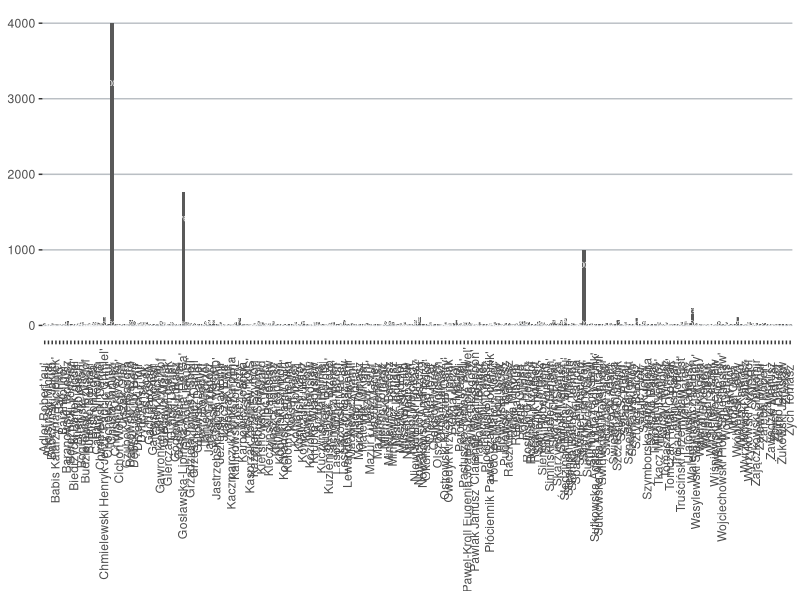
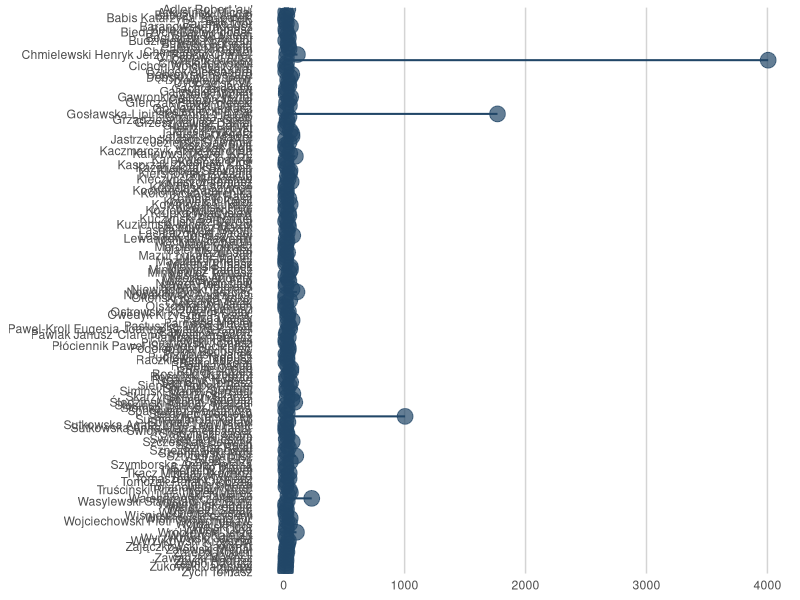
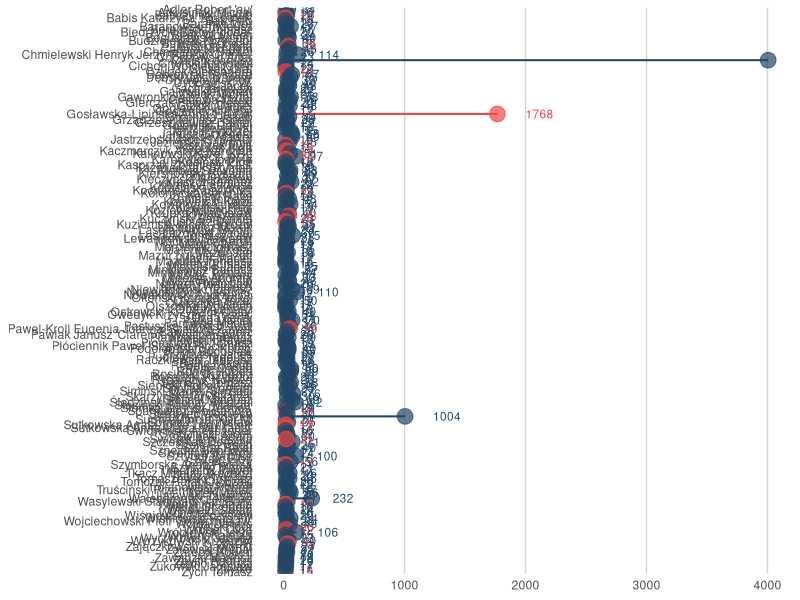

Source code (R) for these figures, in order:
library(readxl)
library(ggplot2)
library(tibble)
library(tidyverse)
#----------------------------------
#2 how many comics by surname 
#2nd method - adding rows while keeping 'sex/plec' column, then color-code them
#----------------------------------
plk_naz<-readxl::read_xlsx("polski_komiks.xlsx")
plec<-plk_naz$plec
#move surnames and add rows
plk_naz<-column_to_rownames(plk_naz, var = "nazwisko")
as.data.frame(plk_naz)
plk_naz_added<-as.data.frame(rowSums(plk_naz[, -1],  na.rm=TRUE))
plk_naz_added<-cbind(plk_naz_added, plec)
#add surnames
nazwiska<-rownames(plk_naz)
rownames(plk_naz_added) <- NULL
plk_added_z_naz <- cbind(plk_naz_added, nazwiska)
colnames(plk_added_z_naz)<-c("IloscPrac", "Plec", "Nazwisko")
plk_added_z_naz <- as.data.frame(plk_added_z_naz)
#eliminating people with x number of comics
plk_added_z_naz #podstawowy
plk_elim5_20<-plk_added_z_naz[(plk_added_z_naz$IloscPrac>=5 & plk_added_z_naz$IloscPrac<=20),]
plk_elim15<-plk_added_z_naz[(plk_added_z_naz$IloscPrac>=15),] #>15


#bar chart - surnames by 90 degrees
ggplot(plk_elim15, aes(y=plk_elim15$IloscPrac, x=plk_elim15$Nazwisko)) + 
  geom_bar( stat="identity")+
  geom_text(aes(label=plk_elim15$IloscPrac),position = position_stack(0.80), colour="white", size=2)+
  theme(axis.title.x=element_blank(), axis.title.y=element_blank(),
        panel.grid.major.y=element_line(colour="#babfc4"),
        panel.background=element_blank(), panel.grid.major.x=element_blank(),
        axis.text.x.bottom = element_text(angle=90, hjust=0.90, vjust=0.4))

#lollipop - whole chart by 90 degrees
#214667 blue #ee4642 coral ##5a5a5a grey
ggplot(plk_elim15, aes(y=plk_elim15$IloscPrac, x=fct_rev(plk_elim15$Nazwisko))) + 
  geom_segment( aes(xend=plk_elim15$Nazwisko, yend=0) , size=0.7, color="#214667")  +
  geom_point(size=5, color="#214667", fill=alpha("#214667", 0.2), alpha=0.7, shape=21)+
  theme(axis.title.x=element_blank(), axis.title.y=element_blank(),
        panel.grid.major.y=element_blank(), panel.grid.major.x=element_line(colour="#d4d4d4"),
        panel.background=element_blank(),  
        axis.ticks.y = element_blank(), axis.ticks.x = element_blank())+
  coord_flip()

#lollipop - whole chart by 90 degrees with color-coded sex
ggplot(plk_elim15, aes(y=plk_elim15$IloscPrac, x=fct_rev(plk_elim15$Nazwisko))) + 
  geom_segment(aes(xend=plk_elim15$Nazwisko, yend=0 ), 
               color=ifelse(plk_elim15$Plec %in% c("M"), "#214667", "#ee4642"), 
               size=0.7) +
  geom_point(color=ifelse(plk_elim15$Plec %in% c("M"), "#214667", "#ee4642"), 
             fill=ifelse(plk_elim15$Plec %in% c("M"), "#214667", "#ee4642"), 
             size=5, alpha=0.7, shape=21) +
  geom_text(aes(label=IloscPrac), 
             color=ifelse(plk_elim15$Plec %in% c("M"), "#214667", "#ee4642"), size=3, hjust=-1)+
  theme(axis.title.x=element_blank(), axis.title.y=element_blank(),
        panel.grid.major.y=element_blank(), panel.grid.major.x=element_line(colour="#d4d4d4"),
        panel.background=element_blank(),  
        axis.ticks.y = element_blank(), axis.ticks.x = element_blank())+
  coord_flip()
